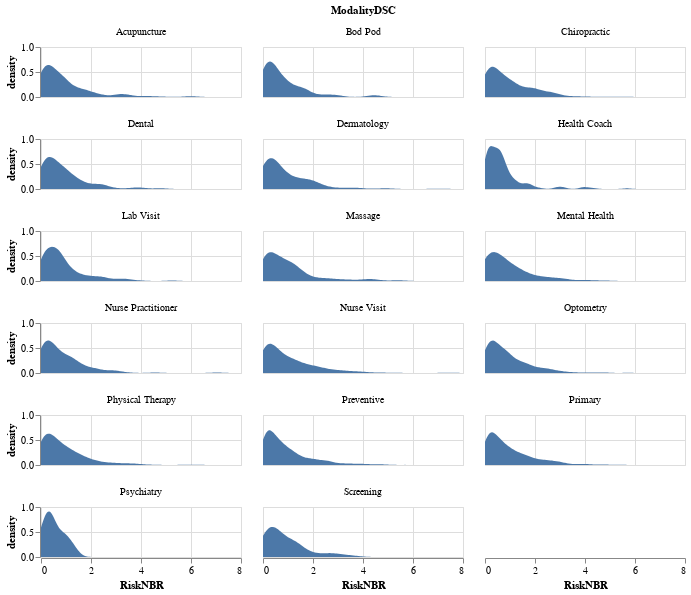

Notebook code for this chart:
### Markdown cell above
### Risk by Modality<a name="modality_risk"></a>

### Code cell
risk = (
    alt.Chart(df[0:5000])
    .transform_density(
        "RiskNBR", groupby=["ModalityDSC"], as_=["RiskNBR", "density"], extent=[0, 8],
    )
    .mark_area()
    .encode(x="RiskNBR:Q", y="density:Q",)
    .properties(title="Number of visitors by Age and Clinic", width=200, height=50)
    .facet("ModalityDSC:N", columns=3)
)
risk

### Figure 1 — Vega-Lite specification as saved in the notebook (floating-point values rounded to 4 significant figures; data arrays with more than 128 entries replaced by an {"elided": "..."} marker saying what was removed)
{"config": {"view": {"continuousWidth": 400, "continuousHeight": 300}}, "data": {"name": "data-36b54bbcedef50900f2625077fefb4af"}, "facet": {"type": "nominal", "field": "ModalityDSC"}, "spec": {"mark": "area", "encoding": {"x": {"type": "quantitative", "field": "RiskNBR"}, "y": {"type": "quantitative", "field": "density"}}, "height": 50, "title": "Number of visitors by Age and Clinic", "transform": [{"density": "RiskNBR", "extent": [0, 8], "groupby": ["ModalityDSC"], "as": ["RiskNBR", "density"]}], "width": 200}, "columns": 3, "$schema": "https://vega.github.io/schema/vega-lite/v4.0.0.json", "datasets": {"data-36b54bbcedef50900f2625077fefb4af": {"elided": "5000 records"}}}
